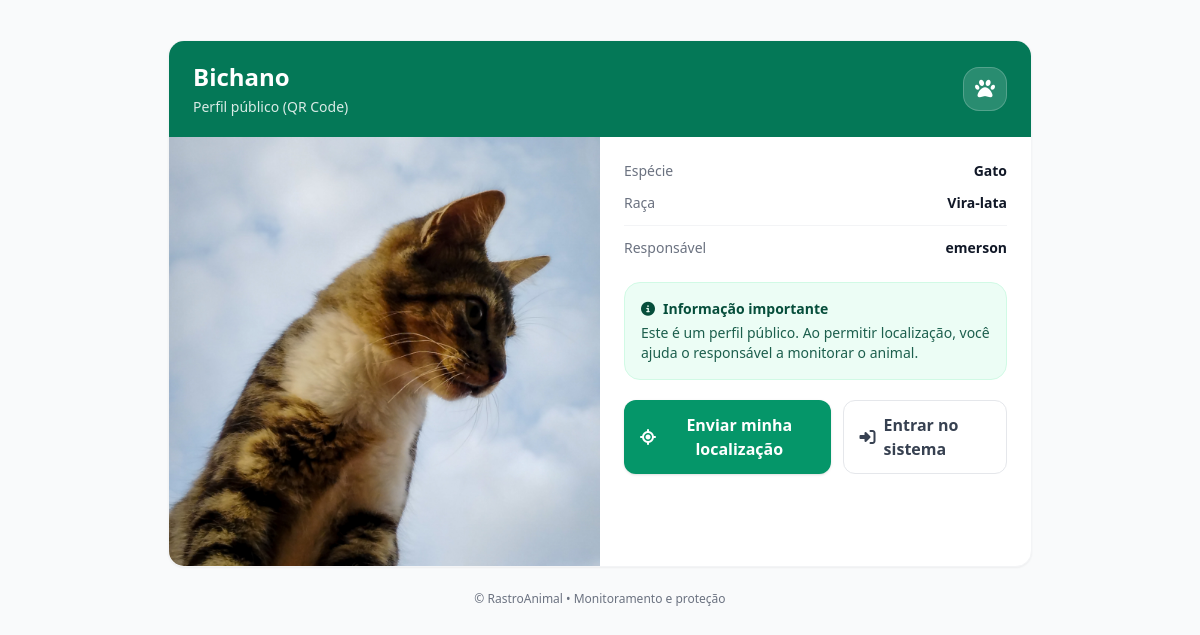
The page /animal/1/ on the database its author committed.
### animals/models.py (models this page shows, shortened)
class Animal(models.Model):
    nome = models.CharField(max_length=100)
    especie = models.CharField(max_length=50)
    raca = models.CharField(max_length=50)
    responsavel = models.ForeignKey(
        User,
        on_delete=models.CASCADE,
        related_name="animais"
    )
    foto = models.ImageField(
        upload_to='animais/',
        blank=True,
        null=True
    )
    qr_code = models.ImageField(
        upload_to='qrcodes/',
        blank=True,
        null=True
    )

### animals/views.py (the view)
# urls.py: path("animal/<int:id>/", views.animal_public_detail, name="animal_public_detail"),  # público (QR)
def animal_public_detail(request, id):
    animal = get_object_or_404(Animal, id=id)
    perfil_responsavel = get_perfil(animal.responsavel)
    context = {
        "animal": animal,
        "perfil_responsavel": perfil_responsavel
    }
    return render(request, "animals/public_detail.html", context)

### animals/views.py (called while the page is built)
def get_perfil(user):
    perfil, _ = Perfil.objects.get_or_create(user=user, defaults={"tipo": "COMUM"})
    return perfil

### animals/templates/animals/public_detail.html (shortened to what this page needs)
{% extends "base_public.html" %}
{% load tz %}
{% block content %}
<div class="min-h-screen bg-gray-50">
  <div class="max-w-4xl mx-auto px-4 py-10">
    <div class="bg-white rounded-2xl border border-gray-100 shadow-sm overflow-hidden">
      <div class="px-6 py-5 bg-emerald-700 text-white">
        <div class="flex items-center justify-between">
          <div>
            <h1 class="text-2xl font-extrabold">{{ animal.nome }}</h1>
            <p class="text-white/85 text-sm mt-1">Perfil público (QR Code)</p>
          </div>
          <div class="w-11 h-11 rounded-2xl bg-white/15 border border-white/20 flex items-center justify-center">
            <i class="fa-solid fa-paw text-xl"></i>
          </div>
        </div>
      </div>
      <div class="grid grid-cols-1 md:grid-cols-2 gap-0">
        <div>
          {% if animal.foto %}
            <img src="{{ animal.foto.url }}" class="w-full h-72 md:h-full object-cover" alt="Foto do animal">
          {% else %}
            <img src="https://placehold.co/900x700?text=Sem+Foto" class="w-full h-72 md:h-full object-cover" alt="Sem foto">
          {% endif %}
        </div>
        <div class="p-6">
          <div class="space-y-3 text-sm">
            <div class="flex items-center justify-between gap-3">
              <span class="text-gray-500">Espécie</span>
              <span class="font-semibold text-gray-900">{{ animal.especie }}</span>
            </div>
            <div class="flex items-center justify-between gap-3">
              <span class="text-gray-500">Raça</span>
              <span class="font-semibold text-gray-900">{{ animal.raca }}</span>
            </div>
            <div class="h-px bg-gray-100 my-2"></div>
            <div class="flex items-center justify-between gap-3">
              <span class="text-gray-500">Responsável</span>
              <span class="font-semibold text-gray-900">{{ animal.responsavel.username }}</span>
            </div>
          </div>
          <div class="mt-6 rounded-2xl border border-emerald-100 bg-emerald-50 p-4 text-sm text-emerald-900">
            <div class="font-extrabold flex items-center gap-2">
              <i class="fa-solid fa-circle-info"></i>
              Informação importante
            </div>
            <p class="mt-1 text-emerald-900/90">
              Este é um perfil público. Ao permitir localização, você ajuda o responsável a monitorar o animal.
            </p>
          </div>
          <div class="mt-5 flex flex-col sm:flex-row gap-3">
            <button id="btn-localizacao"
                    class="inline-flex items-center justify-center gap-2 rounded-xl bg-emerald-600 px-4 py-3 text-white font-semibold hover:bg-emerald-700 transition shadow">
              <i class="fa-solid fa-location-crosshairs"></i>
              Enviar minha localização
            </button>
            <a href="{% url 'account_login' %}"
               class="inline-flex items-center justify-center gap-2 rounded-xl border border-gray-200 bg-white px-4 py-3 text-gray-700 font-semibold hover:bg-gray-50 transition">
              <i class="fa-solid fa-right-to-bracket"></i>
              Entrar no sistema
            </a>
          </div>
        </div>
      </div>
    </div>
    <p class="text-center text-xs text-gray-500 mt-6">
      © {{ now|date:"Y" }} RastroAnimal • Monitoramento e proteção
    </p>
  </div>
</div>
{% endblock %}

### rows shown on the page
Animal: nome "Bichano", foto (picture), especie "Gato", raca "Vira-lata", responsavel.username "emerson"
